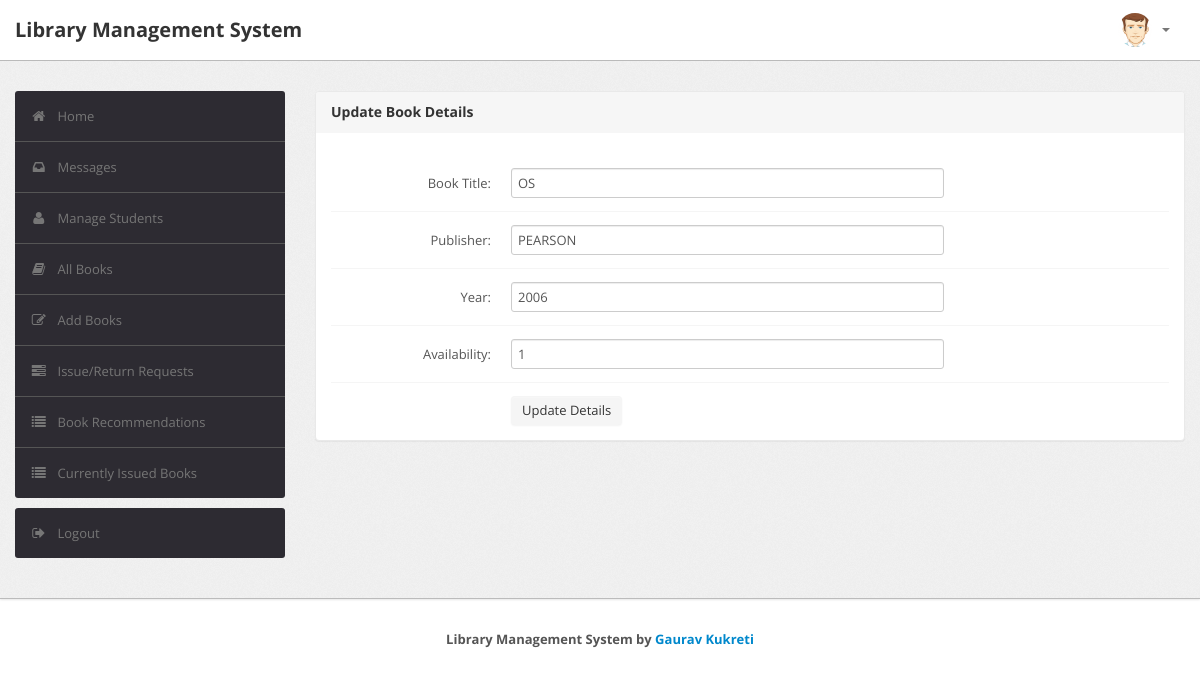
Screenshot of /admin/edit_book_details.php?id=1 (signed in) with the database file from the repository.
### tables this page shows
CREATE TABLE `book` (
  `BookId` int(10) NOT NULL,
  `Title` varchar(50) DEFAULT NULL,
  `Publisher` varchar(50) DEFAULT NULL,
  `Year` varchar(50) DEFAULT NULL,
  `Availability` int(5) DEFAULT NULL
);

### admin/edit_book_details.php (the view, shortened to what this page needs)
<?php
require('dbconn.php');
?>
<?php
if ($_SESSION['RollNo']) {
    ?>
    <!DOCTYPE html>
    <html lang="en">
    <head>
        <link type="text/css" href="bootstrap/css/bootstrap.min.css" rel="stylesheet">
        <link type="text/css" href="bootstrap/css/bootstrap-responsive.min.css" rel="stylesheet">
        <link type="text/css" href="css/theme.css" rel="stylesheet">
        <link type="text/css" href="images/icons/css/font-awesome.css" rel="stylesheet">
    </head>
    <body>
        <div class="navbar navbar-fixed-top">
            <div class="navbar-inner">
                <div class="container">
                        <a class="brand" href="index.php">Library Management System
                    </a>
                    <div class="nav-collapse collapse navbar-inverse-collapse">
                        <ul class="nav pull-right">
                            <li class="nav-user dropdown"><a href="#" class="dropdown-toggle" data-toggle="dropdown">
                                    <img src="images/user.png" class="nav-avatar" />
                                    <b class="caret"></b></a>
                            </li>
                        </ul>
                    </div>
                </div>
            </div>
        </div>
        <div class="wrapper">
            <div class="container">
                <div class="row">
                    <div class="span3">
                        <div class="sidebar">
                            <ul class="widget widget-menu unstyled">
                                <li class="active"><a href="index.php"><i class="menu-icon icon-home"></i>Home
                                    </a></li>
                                <li><a href="message.php"><i class="menu-icon icon-inbox"></i>Messages</a>
                                </li>
                                <li><a href="student.php"><i class="menu-icon icon-user"></i>Manage Students </a>
                                </li>
                                <li><a href="book.php"><i class="menu-icon icon-book"></i>All Books </a></li>
                                <li><a href="addbook.php"><i class="menu-icon icon-edit"></i>Add Books </a></li>
                                <li><a href="requests.php"><i class="menu-icon icon-tasks"></i>Issue/Return Requests </a>
                                </li>
                                <li><a href="recommendations.php"><i class="menu-icon icon-list"></i>Book Recommendations
                                    </a></li>
                                <li><a href="current.php"><i class="menu-icon icon-list"></i>Currently Issued Books </a>
                                </li>
                            </ul>
                            <ul class="widget widget-menu unstyled">
                                <li><a href="logout.php"><i class="menu-icon icon-signout"></i>Logout </a></li>
                            </ul>
                        </div>
                    </div>
                    <div class="span9">
                        <div class="module">
                            <div class="module-head">
                                <h3>Update Book Details</h3>
                            </div>
                            <div class="module-body">
                                <?php
                                $bookid = $_GET['id'];
                                $sql = "select * from lms.book where Bookid='$bookid'";
                                $result = $conn->query($sql);
                                $row = $result->fetch_assoc();
                                $name = $row['Title'];
                                $publisher = $row['Publisher'];
                                $year = $row['Year'];
                                $avail = $row['Availability'];
                                ?>
                                <br>
                                <form class="form-horizontal row-fluid"
                                    action="edit_book_details.php?id=<?php echo $bookid ?>" method="post">
                                    <div class="control-group">
                                        <b>
                                            <label class="control-label" for="Title">Book Title:</label></b>
                                        <div class="controls">
                                            <input type="text" id="Title" name="Title" value="<?php echo $name ?>"
                                                class="span8" required>
                                        </div>
                                    </div>
                                    <div class="control-group">
                                        <b>
                                            <label class="control-label" for="Publisher">Publisher:</label></b>
                                        <div class="controls">
                                            <input type="text" id="Publisher" name="Publisher"
                                                value="<?php echo $publisher ?>" class="span8" required>
                                        </div>
                                    </div>
                                    <div class="control-group">
                                        <b>
                                            <label class="control-label" for="Year">Year:</label></b>
                                        <div class="controls">
                                            <input type="text" id="Year" name="Year" value="<?php echo $year ?>"
                                                class="span8" required>
                                        </div>
                                    </div>
                                    <div class="control-group">
                                        <b>
                                            <label class="control-label" for="Availability">Availability:</label></b>
                                        <div class="controls">
                                            <input type="text" id="Availability" name="Availability"
                                                value="<?php echo $avail ?>" class="span8" required>
                                        </div>
                                    </div>
                                    <div class="control-group">
                                        <div class="controls">
                                            <button type="submit" name="submit" class="btn">Update Details</button>
                                        </div>
                                    </div>
                                </form>
                            </div>
                        </div>
                    </div>
                </div>
            </div>
        </div>
        <div class="footer">
            <div class="container" style="display: flex; justify-content: center; align-items: center;">
                <b>Library Management System by <a target="_blank" href="https://github.com/GauravKukreti">Gaurav
                        Kukreti</a></b>
            </div>
        </div>
    </body>
    </html>
<?php } else {
    echo "<script type='text/javascript'>alert('Access Denied!!!')</script>";
} ?>

### admin/css/theme.css (style rules this page uses)
body { font-size: 13px; font-family: 'Open Sans', Arial, sans-serif; background: #fff; color: #777 }
h1, h2, h3, h4, h5, h6 { color: #333; margin-top: 0 }
h3 { font-size: 20px }
strong, b { color: #555 }
.wrapper { background: url(../images/bg.png) #eee; border-bottom: 1px solid #bbb; -webkit-box-shadow: 0 1px 2px rgba(0,0,0,0.1); -moz-box-shadow: 0 1px 2px rgba(0,0,0,0.1); box-shadow: 0 1px 2px rgba(0,0,0,0.1); padding: 30px 0 }
.footer { color: #999; padding: 30px 0 60px }
form { margin: 0 }
select, textarea, input[type="text"], input[type="password"], input[type="datetime"], input[type="datetime-local"], input[type="date"], input[type="month"], input[type="time"], input[type="week"], input[type="number"], input[type="email"], input[type="url"], input[type="search"], input[type="tel"], input[type="color"], .uneditable-input, label, input, button, select, textarea { -webkit-border-radius: 3px; -moz-border-radius: 3px; border-radius: 3px; font-size: 13px; font-family: 'Open Sans', Tahoma, Arial, sans-serif }
body [class^="icon-"], body [class*=" icon-"] { font-size: 14px; line-height: 20px; height: 20px }
.module { background: #fff; -webkit-border-radius: 3px; -moz-border-radius: 3px; border-radius: 3px; border: 1px solid #ccc; border-bottom-color: #bbb; -webkit-box-shadow: 0 0 1px rgba(0,0,0,0.2); -moz-box-shadow: 0 0 1px rgba(0,0,0,0.2); box-shadow: 0 0 1px rgba(0,0,0,0.2); margin-bottom: 30px }
.form-horizontal .control-group, .form-vertical .control-group { margin-bottom: 0 }
.form-horizontal .control-group+.control-group, .form-vertical .control-group+.control-group { margin-top: 13px; padding-top: 13px; border-top: 1px solid #f5f5f5 }
.navbar { position: static!important; margin: 0!important }
.navbar .navbar-inner { background: #fff; border-bottom: 1px solid #bbb; -webkit-box-shadow: 0 1px 2px rgba(0,0,0,0.15); -moz-box-shadow: 0 1px 2px rgba(0,0,0,0.15); box-shadow: 0 1px 2px rgba(0,0,0,0.15) }
.navbar .brand { color: #333; font-weight: bold; font-size: 20px; margin-right: 20px; padding: 20px }
.navbar .nav>li>a { padding: 20px 15px; font-weight: bold; color: #777 }
.nav-user>a { height: 20px }
.nav-avatar { width: 34px; height: 34px; margin: -7px 5px 0 0; -webkit-border-radius: 50%; -moz-border-radius: 50%; border-radius: 50% }
.btn, .btn-box { -webkit-border-radius: 3px; -moz-border-radius: 3px; border-radius: 3px }
.btn { font-size: 13px; font-weight: 600 }
.btn { display: inline-block; margin-bottom: 0; font-weight: 400; text-align: center; vertical-align: middle; cursor: pointer; background-image: none; border: 1px solid transparent; white-space: nowrap; padding: 4px 10px; font-size: 13px; line-height: 1.42857; border-radius: 4px; -webkit-user-select: none; -moz-user-select: none; -ms-user-select: none; user-select: none }
.widget-menu { background: #fff; -webkit-border-radius: 3px; -moz-border-radius: 3px; border-radius: 3px; overflow: hidden }
.widget-menu a { color: #555; display: block; line-height: 20px; padding: 15px; text-decoration: none!important }
.widget-menu .menu-icon { margin-right: 10px; color: #767676; -webkit-transition: all .2s ease-in-out; -moz-transition: all .2s ease-in-out; transition: all .2s ease-in-out; }
.widget-menu>li+li { border-top: 1px solid #555 }
.widget-menu>li>a { background-color: #2d2b32; color: #767676; -webkit-transition: all .2s ease-in-out; -moz-transition: all .2s ease-in-out; transition: all .2s ease-in-out; }
.module { box-shadow: 0 0 3px rgba(0,0,0,.1); border-color: #e9e9e9; margin-bottom: 20px; background-color: #fff; border-radius: 4px; -webkit-box-shadow: 0 1px 1px rgba(0,0,0,.05); box-shadow: 0 1px 1px rgba(0,0,0,.05); }
.module-head { color: #767676; background-color: #f6f6f6; border-color: #e9e9e9; padding: 10px 15px; border-bottom: 1px solid transparent; border-top-right-radius: 3px; border-top-left-radius: 3px; }
.module-head h3 { font-size: 14px; line-height: 20px; height: 20px; margin: 0 }
.module-body { padding: 15px }

### rows the page displays
book: Title "OS", Publisher "PEARSON", Year "2006", Availability "1"
